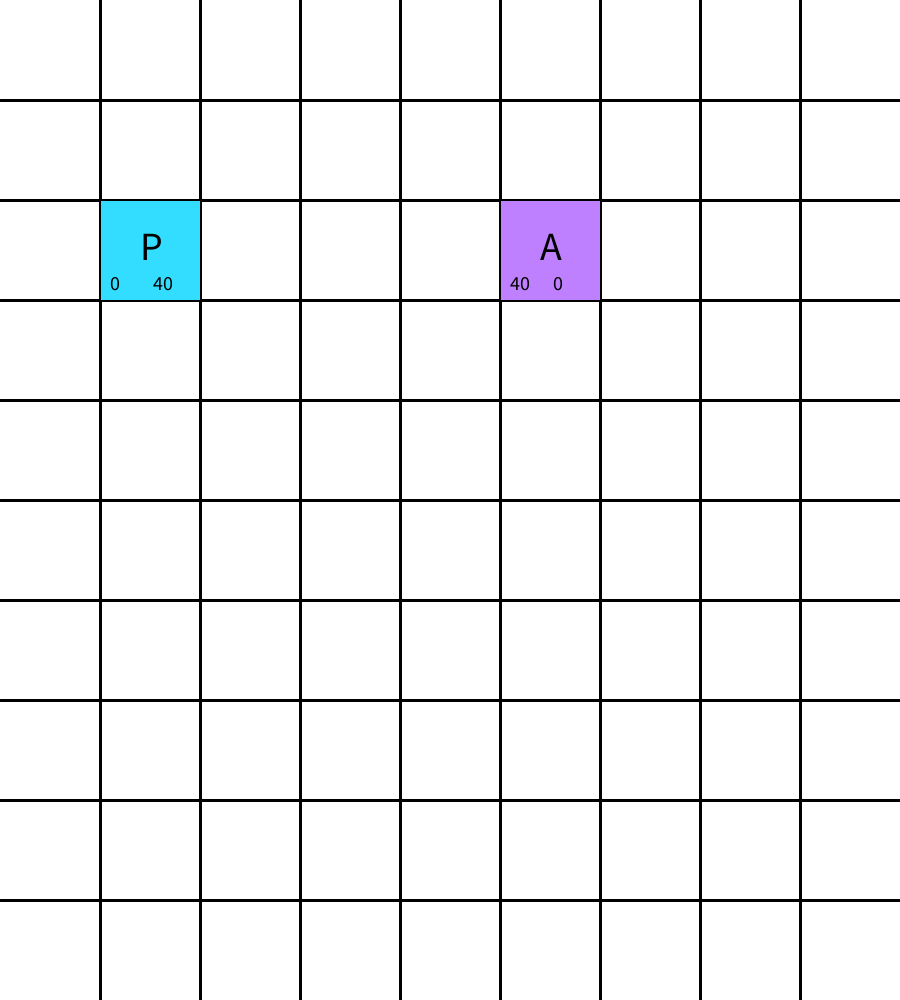
Frame 1 (no input)
Frame 60 (the mouse pressed at the canvas centre just before this capture): identical to frame 1, image omitted
Frame 120 (the mouse held since frame 60 and released just before this capture): identical to frame 1, image omitted

The Processing sketch that drew this single still picture (run headless with seeded random() and noise(); from frame 60 on, the mouse is pressed at the canvas centre):

// Processing sketch: Astar_algorithm_visualization
// ── Astar_algorithm_visualization.pde
int nX, nY;
int gridLineStroke = 3;
int grid[][];
boolean safe[][];
boolean obstac[][];
int distFromStart[][];
int distFromEnd[][];
int step = 0;
PVector current = new PVector();
boolean end = false;
boolean canPlaceObstacles = true;
//___________________________________________________________________________________________________________________________________________________________________________________________________
//PLACE OBSTACLES WITH LEFT CLICK, EXPAND THE PATHFINDER WITH SPACEBAR. YOU CAN PLACE OBSTACLES ONLY BEFORE YOU START THE PATHFINDER.
//The dimension of a square is approximated to 10 meters x 10 meters. Its diagonal is approximated to 14 meters.
//Heuristic estimate uses Pythagorean theorem in order to approximate the distance left.
//___________________________________________________________________________________________________________________________________________________________________________________________________
//YOU CAN CHANGE THESE.
int l = 100;     //  l MUST divide both width and height, or program will close. Width and Height are into the size(w, h) function, in {void setup()}.
PVector start = new PVector(1, 2);   //  choose starting box coords. 
PVector done = new PVector(-1, -1);    //  choose end box coords. Copy start coords or put (-1, -1) for random.
//___________________________________________________________________________________________________________________________________________________________________________________________________


void setup() {
  size(900, 1000);
  nY = height/l;
  nX = width/l;
  while ((done.x == -1 && done.y == -1) || (done.x == start.x && done.y == start.y)) {
    done.x = int(random(nX)); 
    done.y = int(random(nY));
  }
  if (width%l != 0 || height%l != 0) {
    println("L MUST DIVIDE BOTH WIDTH AND HEIGHT.");
    System.exit(0);
  }
  grid = new int[nX][nY];
  distFromStart = new int[nX][nY];
  distFromEnd = new int[nX][nY];
  safe = new boolean[nX][nY];
  obstac = new boolean[nX][nY];

  //grid:   -3 = never visited,   -1 = start,   -2 = done,   ELSE = DistStart + DistEnd

  for (int i = 0; i < nX; i++)
    for (int j = 0; j < nY; j++)
      grid[i][j] = -3;


  for (int i = 0; i < nX; i++)
    for (int j = 0; j < nY; j++)
      distFromEnd[i][j] = calcDistFromEnd((int)i, (int)j);  

  for (int i = 0; i < nX; i++)
    for (int j = 0; j < nY; j++)
      safe[i][j] = false;

  for (int i = 0; i < nX; i++)
    for (int j = 0; j < nY; j++)
      obstac[i][j] = false;

  safe[(int)start.x][(int)start.y] = true;
  distFromStart[(int)start.x][(int)start.y] = 0;
  distFromEnd[(int)done.x][(int)done.y] = 0;
  grid[(int)start.x][(int)start.y] = -1;
  grid[(int)done.x][(int)done.y] = -2;

  println("Horizontal boxes: " + nX);
  println("Vertical boxes: " + nY);
  println();
  println("Total boxes: " + nX*nY);
  println();

  current = new PVector(start.x, start.y);
}


void draw() {
  background(255);

  //---------------------------------------------------------------------------------------------------------
  //grid DRAW

  stroke(0);
  strokeWeight(gridLineStroke);
  for (int i = 1; i <= nX-1; i++) {
    line(i*l, 0, i*l, height);
  }
  for (int i = 1; i <= nY-1; i++) {
    line(0, i*l, width, i*l);
  }

  //---------------------------------------------------------------------------------------------------------
  //grid SETUP
  noStroke();

  for (int i = 0; i < nX; i++) {
    for (int j = 0; j < nY; j++) {
      if (grid[i][j] == -1) {                              //  start
        fill(51, 221, 255);  
        rect(i*l+gridLineStroke/2, j*l+gridLineStroke/2, l-gridLineStroke/2, l-gridLineStroke/2); 
        fill(0);
        textSize(40*l/100);
        text('P', i*l+(l*4)/10, j*l+(l*6)/10);
        textSize(20*l/100);
        text(distFromStart[i][j], i*l+l/10, j*l+(l*9)/10);
        text(distFromEnd[i][j], i*l+(l*8)/15, j*l+(l*9)/10);
      } else if (i == done.x && j == done.y) {                        //  done
        fill(191, 128, 255); 
        rect(i*l+gridLineStroke/2, j*l+gridLineStroke/2, l-gridLineStroke/2, l-gridLineStroke/2);
        fill(0);
        textSize(40*l/100);
        text('A', i*l+(l*4)/10, j*l+(l*6)/10);
        textSize(20*l/100);
        text(distFromEnd[(int)start.x][(int)start.y], i*l+l/10, j*l+(l*9)/10);
        text(distFromEnd[i][j], i*l+(l*8)/15, j*l+(l*9)/10);
      } else if (safe[i][j]) {                                    //  safe  
        fill(255, 0, 0);
        rect(i*l+gridLineStroke/2, j*l+gridLineStroke/2, l-gridLineStroke/2, l-gridLineStroke/2);
        fill(0);
        textSize(40*l/100);
        text(distFromStart[i][j]+distFromEnd[i][j], i*l+(l*2)/10, j*l+(l*6)/10);
        textSize(20*l/100);
        text(distFromStart[i][j], i*l+l/15, j*l+(l*9)/10);
        text(distFromEnd[i][j], i*l+(l*5)/10, j*l+(l*9)/10);
      } else if (obstac[i][j]) {                                   //  (obstacles)
        fill(0);
        rect(i*l+gridLineStroke/2, j*l+gridLineStroke/2, l-gridLineStroke/2, l-gridLineStroke/2);
      } else if (grid[i][j] > 0) {                                
        fill(0, 255, 0);
        rect(i*l+gridLineStroke/2, j*l+gridLineStroke/2, l-gridLineStroke/2, l-gridLineStroke/2);
        fill(0);
        textSize(40*l/100);
        text(distFromStart[i][j]+distFromEnd[i][j], i*l+(l*2)/10, j*l+(l*6)/10);
        textSize(20*l/100);
        text(distFromStart[i][j], i*l+l/15, j*l+(l*9)/10);
        text(distFromEnd[i][j], i*l+(l*5)/10, j*l+(l*9)/10);
      }
    }
  }
}


int calcDistFromEnd(int x, int y) {
  return (int)(sqrt((x-(int)done.x)*(x-(int)done.x)+(y-(int)done.y)*(y-(int)done.y))*10);  //pythagoras approx
}

void updateCloseBoxes(int x, int y) {
  if (x+1 < nX && y+1 < nY && !obstac[x+1][y+1] && (grid[x+1][y+1] <= -2 || grid[x+1][y+1] > (distFromStart[x][y] + 14 + distFromEnd[x+1][y+1]) )) {
    grid[x+1][y+1] = (distFromStart[x][y] + 14 + distFromEnd[x+1][y+1]);
    distFromStart[x+1][y+1] = distFromStart[x][y] + 14;
  }
  if (y+1 < nY && !obstac[x][y+1] && (grid[x][y+1] <= -2 || grid[x][y+1] > (distFromStart[x][y] + 10 + distFromEnd[x][y+1]) )) {
    grid[x][y+1] = (distFromStart[x][y] + 10 + distFromEnd[x][y+1]);
    distFromStart[x][y+1] = distFromStart[x][y] + 10;
  }
  if (x-1 >= 0 && y+1 < nY && !obstac[x-1][y+1] && (grid[x-1][y+1] <= -2 || grid[x-1][y+1] > (distFromStart[x][y] + 14 + distFromEnd[x-1][y+1]) )) {
    grid[x-1][y+1] = (distFromStart[x][y] + 14 + distFromEnd[x-1][y+1]);
    distFromStart[x-1][y+1] = distFromStart[x][y] + 14;
  }
  if (x-1 >= 0 && !obstac[x-1][y] && (grid[x-1][y] <= -2 || grid[x-1][y] > (distFromStart[x][y] + 10 + distFromEnd[x-1][y]) )) {
    grid[x-1][y] = (distFromStart[x][y] + 10 + distFromEnd[x-1][y]);
    distFromStart[x-1][y] = distFromStart[x][y] + 10;
  }
  if (x-1 >= 0 && y-1 >= 0 && !obstac[x-1][y-1] && (grid[x-1][y-1] <= -2 || grid[x-1][y-1] > (distFromStart[x][y] + 14 + distFromEnd[x-1][y-1]) )) {
    grid[x-1][y-1] = (distFromStart[x][y] + 14 + distFromEnd[x-1][y-1]);
    distFromStart[x-1][y-1] = distFromStart[x][y] + 14;
  }
  if (y-1 >= 0 && !obstac[x][y-1] && (grid[x][y-1] <= -2 || grid[x][y-1] > (distFromStart[x][y] + 10 + distFromEnd[x][y-1]) )) {
    grid[x][y-1] = (distFromStart[x][y] + 10 + distFromEnd[x][y-1]);
    distFromStart[x][y-1] = distFromStart[x][y] + 10;
  }
  if (x+1 < nX && y-1 > 0 && !obstac[x+1][y-1] && (grid[x+1][y-1] <= -2 || grid[x+1][y-1] > (distFromStart[x][y] + 14 + distFromEnd[x+1][y-1]) )) {
    grid[x+1][y-1] = (distFromStart[x][y] + 14 + distFromEnd[x+1][y-1]);
    distFromStart[x+1][y-1] = distFromStart[x][y] + 14;
  }
  if (x+1 < nX && !obstac[x+1][y] && (grid[x+1][y] <= -2 || grid[x+1][y] > (distFromStart[x][y] + 10 + distFromEnd[x+1][y]) )) {
    grid[x+1][y] = (distFromStart[x][y] + 10 + distFromEnd[x+1][y]);
    distFromStart[x+1][y] = distFromStart[x][y] + 10;
  }
}


void keyPressed() {
  if (key==' ') {
    if (step == 0) println("Start.");
    canPlaceObstacles = false;
    if (!end) {
      step++;
      int min = MAX_INT;
      int indexI = -1;
      int indexJ = -1;
      updateCloseBoxes((int)current.x, (int)current.y);
      for (int i = 0; i < nX; i++)
        for (int j = 0; j < nY; j++)
          if (grid[i][j] > 0 && grid[i][j] <= min && !safe[i][j]) {
            min = grid[i][j];
            indexI = i;
            indexJ = j;
          }

      safe[indexI][indexJ] = true;
      current.x = indexI;
      current.y = indexJ;

      println(step);
      if (current.x == done.x && current.y == done.y) {
        println("Done.");
        end = true;
        println("Solution found in " + step + " steps.");
        println(str(grid[(int)done.x][(int)done.y]) + " 'meters' are needed to reach the end.");
      }
    }
  }
}

void mouseDragged() {
  if (canPlaceObstacles) {
    int osX, osY;
    osX = mouseX/l;
    osY = mouseY/l;
    obstac[osX][osY] = true;
  }
}
